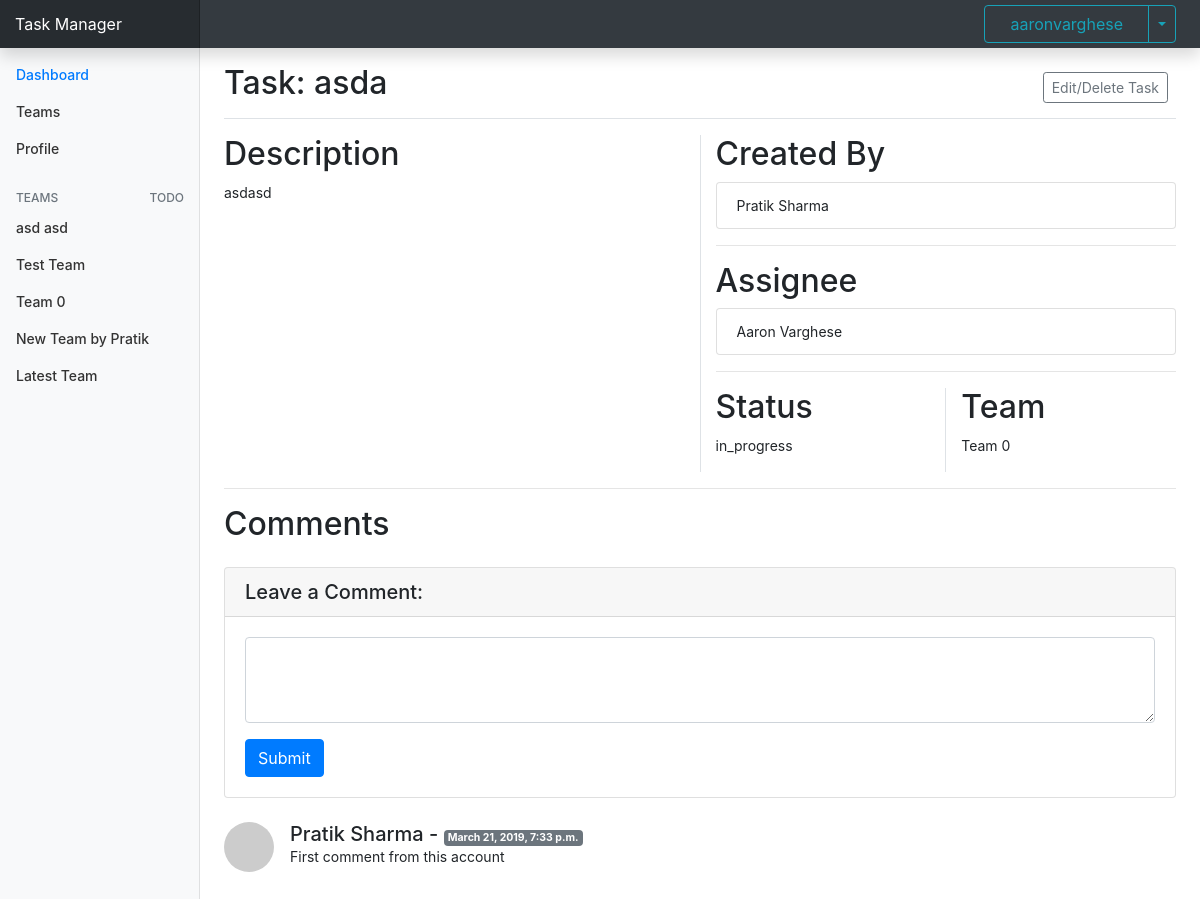
The page /dashboard/task-15 (signed in) on the database its author committed.
### core/models.py (models this page shows, shortened)
class Teams(models.Model):
    name = models.CharField(max_length=50)
    owner = models.ForeignKey(User, on_delete=models.CASCADE, related_name='team_owner')
    users = models.ManyToManyField(User, related_name='team_user')

class Tasks(models.Model):
    STATUSES = [
        ('planned', 'Planned'),
        ('in_progress', 'In Progress'),
        ('done', 'Done'),
    ]
    name = models.CharField(max_length=50)
    desc = models.TextField()
    owner = models.ForeignKey(User, on_delete=models.CASCADE, related_name='task_owner')
    team = models.ForeignKey(Teams, on_delete=models.CASCADE, related_name='team', null=True)
    assignee = models.ManyToManyField(User, related_name='task_assignee')
    status = models.CharField(max_length=30, choices=STATUSES, default='planned')
    last_modified = models.DateTimeField(default=datetime.now, blank=True)

class Comments(models.Model):
    task = models.ForeignKey(Tasks, on_delete=models.CASCADE)
    author = models.ForeignKey(User, on_delete=models.CASCADE)
    comment = models.TextField(max_length=200)
    last_modified = models.DateTimeField(default=datetime.now, blank=True)

### core/views.py (the view)
# urls.py: path('task-<int:task_id>', views.view_task, name='show_task'),
@login_required
def view_task(request, task_id):
    user_data = UserData()  # Creating UserData object
    if not user_data.team_check(request, Tasks.objects.filter(id=task_id).values('team')[0]['team']):
        messages.error(request, 'You are not Authorised to access this Task')
        return redirect(reverse('dashboard'))
    form = AddCommentForm()
    comments = user_data.get_comments(task_id)
    task_data = user_data.get_task_details(task_id)
    side_teams = user_data.get_team_list(request)
    args = {'form': form, 'comments': comments, 'task_id': task_id, 'task_data': task_data, 'sidebar_teams': side_teams}
    return render(request, 'core/task.html', args)

### core/forms.py
class AddCommentForm(forms.ModelForm):
    class Meta:
        model = Comments
        fields = ('comment', )

### core/models.py (called while the page is built)
    def get_team_list(self, request):
        user = request.user
        return Teams.objects.filter(Q(users=user) | Q(owner=user)).values('name', 'id').annotate(count=Count('name'))\
            .filter(~Q(count__gt=1) | Q(count__gt=1))

    def team_check(self, request, team_id):
        return Teams.objects.filter(id=team_id).filter(Q(owner=request.user) | Q(users=request.user)).exists()

    def get_task_details(self, task_id):
        return Tasks.objects.filter(id=task_id).values('name', 'desc', 'owner__first_name', 'owner__last_name',
                                                       'team__name', 'assignee__first_name', 'assignee__last_name', 'status')

    def get_comments(self, task_id):
        return Comments.objects.filter(task=task_id).order_by('-last_modified').values('author__first_name',
                                                                                       'author__last_name', 'comment',
                                                                                       'last_modified')

### core/templates/core/task.html (shortened to what this page needs)
{% extends "core/base.html" %}
{% block content %}
<main role="main" class="col-md-9 ml-sm-auto col-lg-10 px-4">
    <div class="d-flex justify-content-between flex-wrap flex-md-nowrap align-items-center pt-3 pb-2 mb-3 border-bottom">
        <h1 class="h2">Task: {{task_data.0.name}}</h1>
        <div class="btn-toolbar mb-2 mb-md-0">
            <div class="btn-group mr-2">
                <a href="{{ request.path }}/edit" role="button" class="btn btn-sm btn-outline-secondary">Edit/Delete Task</a>
            </div>
        </div>
    </div>
    <div class="row">
        <div class="col">
            <h2>Description</h2>
            <div class="table-responsive">
                <p>{{task_data.0.desc}}</p>
            </div>
        </div>
        <div class="col border-left">
            <h2>Created By</h2>
            <div class="table-responsive">
                <ul class="list-group">
                    <li class="list-group-item">{{task_data.0.owner__first_name}} {{task_data.0.owner__last_name}}</li>
                </ul>
            </div>
            <hr>
            <h2>Assignee</h2>
            <div class="table-responsive">
                <ul class="list-group">
                    {% for names in task_data %}
                    <li class="list-group-item">{{names.assignee__first_name}} {{names.assignee__last_name}}</li>
                    {% endfor %}
                </ul>
            </div>
            <hr>
            <div class="row">
                <div class="col">
                    <h2>Status</h2>
                    <div class="table-responsive">
                        <p>{{task_data.0.status}}</p>
                    </div>
                </div>
                <div class="col border-left">
                    <h2>Team</h2>
                    <div class="table-responsive">
                        <p>{{task_data.0.team__name}}</p>
                    </div>
                </div>
            </div>
        </div>
    </div>
    <hr>
    <h2 id="comments">Comments</h2>
    <div class="card my-4">
        <h5 class="card-header">Leave a Comment:</h5>
        <div class="card-body">
            <form method="POST" action="{{ request.path }}/comment">
                <div class="form-group">
                    <textarea name="{{form.comment.name}}" class="form-control" rows="3"
                              maxlength="{{form.fields.comment.max_length}}" required></textarea>
                </div>
                <button type="submit" class="btn btn-primary">Submit</button>
            </form>
        </div>
    </div>
    {% for comment in comments %}
    <div class="media mb-4">
        <img class="d-flex mr-3 rounded-circle"
             src="http://placehold.it/50x50?text={{comment.author__first_name|make_list|first}}" width="50" height="50"
             alt="">
        <div class="media-body">
            <h5 class="mt-0 d-inline">{{comment.author__first_name}} {{comment.author__last_name}} - </h5><span
                class="badge badge-secondary">{{comment.last_modified}}</span>
            {{comment.comment|linebreaks}}
        </div>
    </div>
    {% endfor %}
</main>
{% endblock %}

### core/templates/core/base.html (shortened to what this page needs)
<!doctype html>
<html lang="en">
<head>
    <link rel="stylesheet" href="https://stackpath.bootstrapcdn.com/bootstrap/4.3.1/css/bootstrap.min.css"
>
    {% load static %}
    <link href="{% static 'core/dashboard.css' %}" rel="stylesheet">
</head>
<body>
<nav class="navbar navbar-dark fixed-top bg-dark flex-md-nowrap p-0 shadow">
    <a class="navbar-brand col-sm-3 col-md-2 mr-0" href="/">Task Manager</a>
    <div class="btn-group px-4">
        <button type="button" style="padding: 0px 25px;" class="btn btn-outline-info" data-toggle="dropdown">
            {{request.user.username}}
        </button>
        <button type="button" class="btn btn-outline-info dropdown-toggle dropdown-toggle-split"
                data-toggle="dropdown"></button>
    </div>
</nav>
<div class="container-fluid">
    <div class="row">
        <nav class="col-md-2 d-none d-md-block bg-light sidebar">
            <div class="sidebar-sticky">
                <ul class="nav flex-column">
                    <li class="nav-item">
                        <a class="nav-link active" href="{% url 'dashboard' %}">
                            Dashboard <span class="sr-only">(current)</span>
                        </a>
                    </li>
                    <li class="nav-item">
                        <a class="nav-link" href="#">
                            Teams
                        </a>
                    <li class="nav-item">
                        <a class="nav-link" href="#">
                            Profile
                        </a>
                    </li>
                </ul>
                <h6 class="sidebar-heading d-flex justify-content-between align-items-center px-3 mt-4 mb-1 text-muted">
                    <span>Teams</span>
                    <a class="d-flex align-items-center text-muted" href="{% url 'create_team' %}">
                        <span data-feather="plus-circle">TODO</span>
                    </a>
                </h6>
                <ul class="nav flex-column mb-2">
                    {% for team in sidebar_teams %}
                    <li class="nav-item">
                        <a class="nav-link" href="/dashboard/team-{{team.id}}">
                            {{team.name}}
                        </a>
                    </li>
                    {% endfor %}
                </ul>
            </div>
        </nav>
        {% block content %}
        {% endblock %}
    </div>
</div>
</body>
</html>

### core/static/core/dashboard.css (style rules this page uses)
body { font-size: .875rem; }
.sidebar { position: fixed; top: 0; bottom: 0; left: 0; z-index: 100; padding: 48px 0 0; box-shadow: inset -1px 0 0 rgba(0, 0, 0, .1); }
.sidebar-sticky { position: relative; top: 0; height: calc(100vh - 48px); padding-top: .5rem; overflow-x: hidden; overflow-y: auto; }
.sidebar .nav-link { font-weight: 500; color: #333; }
.sidebar .nav-link.active { color: #007bff; }
.sidebar-heading { font-size: .75rem; text-transform: uppercase; }
[role="main"] { padding-top: 133px; }
@media (min-width: 768px) { [role="main"] { padding-top: 48px; } }
.navbar-brand { padding-top: .75rem; padding-bottom: .75rem; font-size: 1rem; background-color: rgba(0, 0, 0, .25); box-shadow: inset -1px 0 0 rgba(0, 0, 0, .25); }

### rows shown on the page
Teams: name "asd asd"
Teams: name "Test Team"
Teams: name "Team 0"
Teams: name "New Team by Pratik"
Teams: name "Latest Team"
Tasks: name "asda", desc "asdasd"
Comments: author__first_name "Pratik", author__last_name "Sharma", last_modified "March 21, 2019, 7:33 p.m.", comment "First comment from this account"

### other values the page prints
{{ request.user.username }} "aaronvarghese"
{{ task_data.0.owner__first_name }} "Pratik"
{{ task_data.0.owner__last_name }} "Sharma"
{{ names.assignee__first_name }} "Aaron"
{{ names.assignee__last_name }} "Varghese"
{{ task_data.0.status }} "in_progress"
